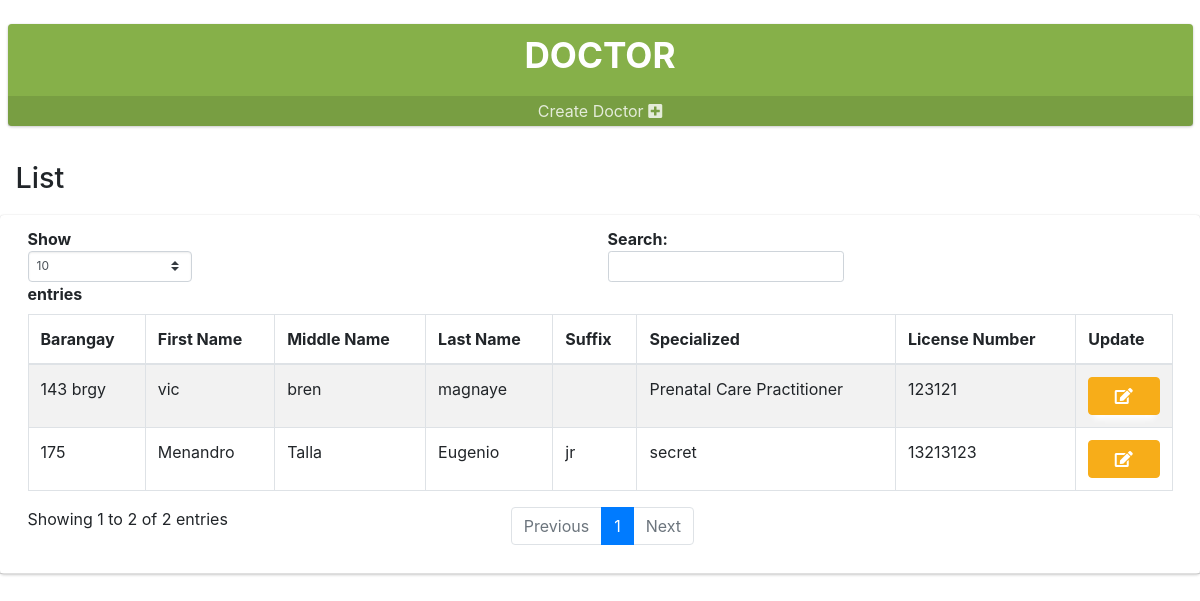
The page /admin/doctor.php (signed in) on the database its author committed.
### tables this page shows
CREATE TABLE `doctor` (
  `doctor_id` int(11) NOT NULL,
  `first_name` varchar(255) NOT NULL,
  `middle_name` varchar(255) DEFAULT NULL,
  `last_name` varchar(255) NOT NULL,
  `suffix` varchar(255) NOT NULL,
  `specialist` varchar(255) NOT NULL,
  `id_number` varchar(255) NOT NULL,
  `barangay` varchar(255) NOT NULL,
  `password` varchar(250) NOT NULL,
  `username` varchar(250) NOT NULL,
  `status` varchar(100) NOT NULL DEFAULT 'ACTIVE'
);

### loginverification.php (called while the page is built, shortened)
<?php
function logged_in(){
  if(isset($_SESSION['user_id']) && !empty($_SESSION['user_id'])){
    return true;
  }else {
    return false;
  }
}
?>

### admin/doctor.php (the view, shortened to what this page needs)
<?php
include '../connectMySQL.php';
include '../loginverification.php';
if (logged_in()) {
?>
<!DOCTYPE html>
<html lang="en">
  <link rel="stylesheet" href="../plugins/fontawesome-free/css/all.min.css">
  <link rel="stylesheet" href="../plugins/icheck-bootstrap/icheck-bootstrap.min.css">
  <link rel="stylesheet" href="../dist/css/adminlte.min.css?v=3.2.0">
  <link rel="stylesheet" href="../designs.css">
<form method="post">
<div class="col-lg-12 col-12">
    <div class="small-box badge-info">
        <div class="inner"><center>
            <h3>DOCTOR</h3></center>
        </div>
        <a href="#top" class="small-box-footer create_account">
                Create Doctor <i class="fas fa-plus-square"></i>
         </a>
    </div>
</div>
<div class="content-header">
    <div class="container-fluid">
        <div class="row mb-1">
            <div class="col-sm-12">
                <h1 class="m-0" id="concernInfo">List </h1>
            </div>
        </div>
    </div>
</div>
<div class="content">
    <div class="card">
        <div class="card-header border-1">
            <div class="d-flex flex-row justify-content-end">
                <?php
                $query = "SELECT * FROM doctor";
                $result = $conn->query($query);
                echo "<div id='successz' class = 'col-lg-12'>
                <table class='table table-bordered table-striped dataTable dtr-inline ' id='table'>
                <thead><tr>
                <th nowrap>Barangay</th>
                <th nowrap>First Name</th>
                <th nowrap>Middle Name</th>
                <th nowrap>Last Name</th>
                <th nowrap>Suffix</th>
                <th nowrap>Specialized</th>
                <th nowrap>License Number</th>
                <th nowrap>Update</th>
                </tr></thead><tbody>";
                while ($row = $result->fetch_assoc()) {
                    echo "<tr role='row'>";
                    echo "<td>" . $row['barangay'] . "</td>";
                    echo "<td>" . $row['first_name'] . "</td>";
                    echo "<td>" . $row['middle_name'] . "</td>";
                    echo "<td>" . $row['last_name'] . "</td>";
                    echo "<td>" . $row['suffix'] . "</td>";
                    echo "<td>" . $row['specialist'] . "</td>";
                    echo "<td>" . $row['id_number'] . "</td>";
                    echo ' <td><a name="view" value="Update" id="' . $row["doctor_id"] . '" class="btn btn-success btn-block update_account" style="color:white;"><i class="fas fa-edit" style="color:white;"></i></a></td>';
                }
                ?>
</form>
<?php
} else {
    header('location:../index.php');
}
?>
</body>
</html>

### designs.css (style rules this page uses)
.btn-success { color: #fff; background-color: #F7AD19; border-color: #F7AD19; box-shadow:0 10px 6px -6px #fff; }
.badge-info { color: #fff; background-color: #86B049; }

### admin/doctor.php (style rules this page uses)
.badge-info { color: #fff; background-color: #86B049; }

### rows shown on the page
doctor: barangay "143 brgy", first_name "vic", middle_name "bren", last_name "magnaye", specialist "Prenatal Care Practitioner", id_number "123121"
doctor: barangay "175", first_name "Menandro", middle_name "Talla", last_name "Eugenio", suffix "jr", specialist "secret", id_number "13213123"
